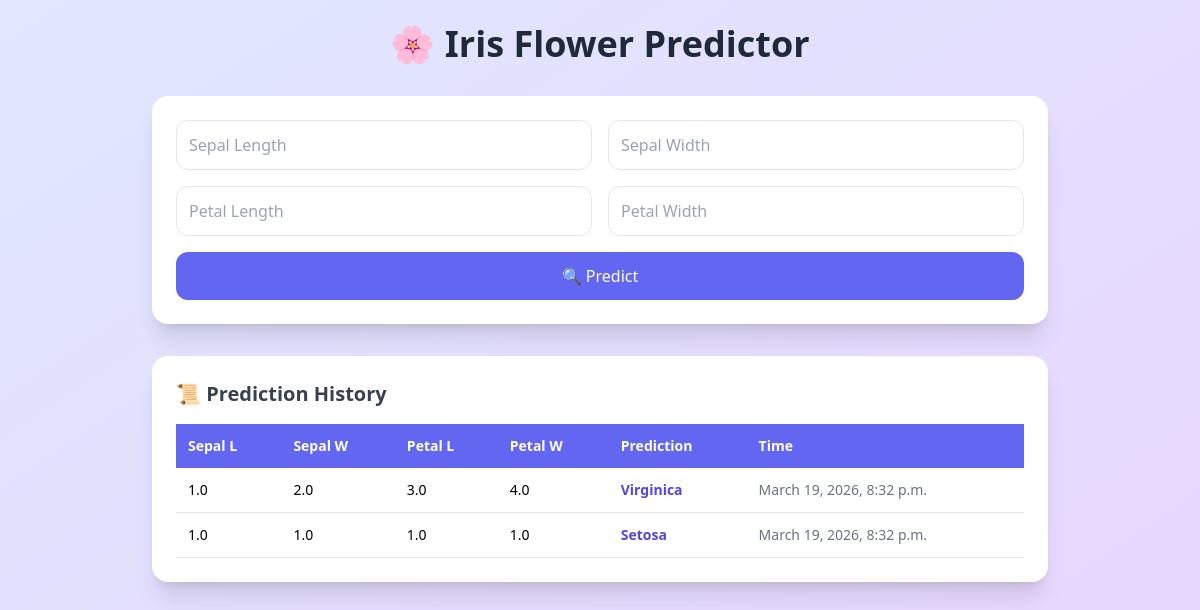
The page / on the database its author committed.
### myapp/models.py (models this page shows, shortened)
class IrisPrediction(models.Model):
    sepal_length = models.FloatField()
    sepal_width = models.FloatField()
    petal_length = models.FloatField()
    petal_width = models.FloatField()
    prediction = models.CharField(max_length=50)
    created_at = models.DateTimeField(auto_now_add=True)

### myapp/views.py (the view, shortened to what this page needs)
# urls.py: path('', home, name='home'),
def home(request):
    result = None
    history = IrisPrediction.objects.all().order_by('-created_at')
    return render(request, "index.html", {
        "result": result,
        "history": history
    })

### myapp/templates/index.html (shortened to what this page needs)
<!DOCTYPE html>
<html lang="en">
<head>
    <script src="https://cdn.tailwindcss.com"></script>
</head>
<body class="bg-gradient-to-br from-indigo-100 to-purple-200 min-h-screen p-6">
<div class="max-w-4xl mx-auto">
    <h1 class="text-4xl font-bold text-center text-gray-800 mb-8">
        🌸 Iris Flower Predictor
    </h1>
    <div class="bg-white shadow-xl rounded-2xl p-6 mb-8">
        <form method="POST" class="grid grid-cols-1 md:grid-cols-2 gap-4">
            <input type="text" name="sepal_length" placeholder="Sepal Length"
                   class="p-3 border rounded-xl focus:ring-2 focus:ring-indigo-400 outline-none">
            <input type="text" name="sepal_width" placeholder="Sepal Width"
                   class="p-3 border rounded-xl focus:ring-2 focus:ring-indigo-400 outline-none">
            <input type="text" name="petal_length" placeholder="Petal Length"
                   class="p-3 border rounded-xl focus:ring-2 focus:ring-indigo-400 outline-none">
            <input type="text" name="petal_width" placeholder="Petal Width"
                   class="p-3 border rounded-xl focus:ring-2 focus:ring-indigo-400 outline-none">
            <button type="submit"
                    class="col-span-1 md:col-span-2 bg-indigo-500 text-white py-3 rounded-xl hover:bg-indigo-600 transition duration-300">
                🔍 Predict
            </button>
        </form>
    </div>
    <div class="bg-white shadow-xl rounded-2xl p-6">
        <h3 class="text-xl font-semibold mb-4 text-gray-700">
            📜 Prediction History
        </h3>
        <div class="overflow-x-auto">
            <table class="w-full text-sm text-left border-collapse">
                <thead>
                    <tr class="bg-indigo-500 text-white">
                        <th class="p-3">Sepal L</th>
                        <th class="p-3">Sepal W</th>
                        <th class="p-3">Petal L</th>
                        <th class="p-3">Petal W</th>
                        <th class="p-3">Prediction</th>
                        <th class="p-3">Time</th>
                    </tr>
                </thead>
                <tbody>
                    {% for item in history %}
                    <tr class="border-b hover:bg-gray-100 transition">
                        <td class="p-3">{{ item.sepal_length }}</td>
                        <td class="p-3">{{ item.sepal_width }}</td>
                        <td class="p-3">{{ item.petal_length }}</td>
                        <td class="p-3">{{ item.petal_width }}</td>
                        <td class="p-3 font-semibold text-indigo-600">{{ item.prediction }}</td>
                        <td class="p-3 text-gray-500">{{ item.created_at }}</td>
                    </tr>
                    {% endfor %}
                </tbody>
            </table>
        </div>
    </div>
</div>
</body>
</html>

### rows shown on the page
IrisPrediction: sepal_length "1.0", sepal_width "2.0", petal_length "3.0", petal_width "4.0", prediction "Virginica", created_at "March 19, 2026, 8:32 p.m."
IrisPrediction: sepal_length "1.0", sepal_width "1.0", petal_length "1.0", petal_width "1.0", prediction "Setosa", created_at "March 19, 2026, 8:32 p.m."
